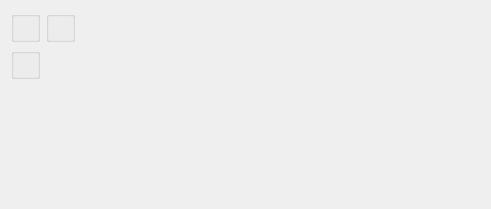
<?xml version="1.0" encoding="UTF-8"?>
<ui version="4.0">
 <comment>This file is part of the xTuple ERP: PostBooks Edition, a free and
open source Enterprise Resource Planning software suite,
Copyright (c) 1999-2019 by OpenMFG LLC, d/b/a xTuple.
It is licensed to you under the Common Public Attribution License
version 1.0, the full text of which (including xTuple-specific Exhibits)
is available at www.xtuple.com/CPAL.  By using this software, you agree
to be bound by its terms.</comment>
 <class>dspPurchaseReqsByPlannerCode</class>
 <widget class="QWidget" name="dspPurchaseReqsByPlannerCode">
  <property name="geometry">
   <rect>
    <x>0</x>
    <y>0</y>
    <width>491</width>
    <height>209</height>
   </rect>
  </property>
  <property name="windowTitle">
   <string>Purchase Requests by Planner Code</string>
  </property>
  <layout class="QHBoxLayout" name="horizontalLayout">
   <item>
    <layout class="QVBoxLayout" name="verticalLayout">
     <property name="spacing">
      <number>0</number>
     </property>
     <item>
      <layout class="QGridLayout" name="gridLayout_2">
       <item row="0" column="0">
        <widget class="ParameterGroup" name="_plannerCode">
         <property name="title">
          <string/>
         </property>
         <property name="fixedSize">
          <bool>false</bool>
         </property>
        </widget>
       </item>
       <item row="0" column="1">
        <widget class="QGroupBox" name="groupBox">
         <property name="title">
          <string/>
         </property>
         <layout class="QGridLayout" name="gridLayout">
          <item row="0" column="0">
           <widget class="DateCluster" name="_dates"/>
          </item>
         </layout>
        </widget>
       </item>
       <item row="1" column="0">
        <widget class="WarehouseGroup" name="_warehouse">
         <property name="title">
          <string/>
         </property>
         <property name="fixedSize">
          <bool>false</bool>
         </property>
        </widget>
       </item>
      </layout>
     </item>
     <item>
      <spacer name="verticalSpacer">
       <property name="orientation">
        <enum>Qt::Vertical</enum>
       </property>
       <property name="sizeHint" stdset="0">
        <size>
         <width>20</width>
         <height>0</height>
        </size>
       </property>
      </spacer>
     </item>
    </layout>
   </item>
   <item>
    <spacer name="horizontalSpacer">
     <property name="orientation">
      <enum>Qt::Horizontal</enum>
     </property>
     <property name="sizeHint" stdset="0">
      <size>
       <width>19</width>
       <height>20</height>
      </size>
     </property>
    </spacer>
   </item>
  </layout>
 </widget>
 <layoutdefault spacing="6" margin="11"/>
 <customwidgets>
  <customwidget>
   <class>DateCluster</class>
   <extends>QWidget</extends>
   <header>datecluster.h</header>
   <container>1</container>
  </customwidget>
  <customwidget>
   <class>ParameterGroup</class>
   <extends>QGroupBox</extends>
   <header>parametergroup.h</header>
   <container>1</container>
  </customwidget>
  <customwidget>
   <class>WarehouseGroup</class>
   <extends>QGroupBox</extends>
   <header>warehousegroup.h</header>
   <container>1</container>
  </customwidget>
 </customwidgets>
 <tabstops>
  <tabstop>_warehouse</tabstop>
  <tabstop>_dates</tabstop>
  <tabstop>_plannerCode</tabstop>
 </tabstops>
 <resources/>
 <connections/>
</ui>
